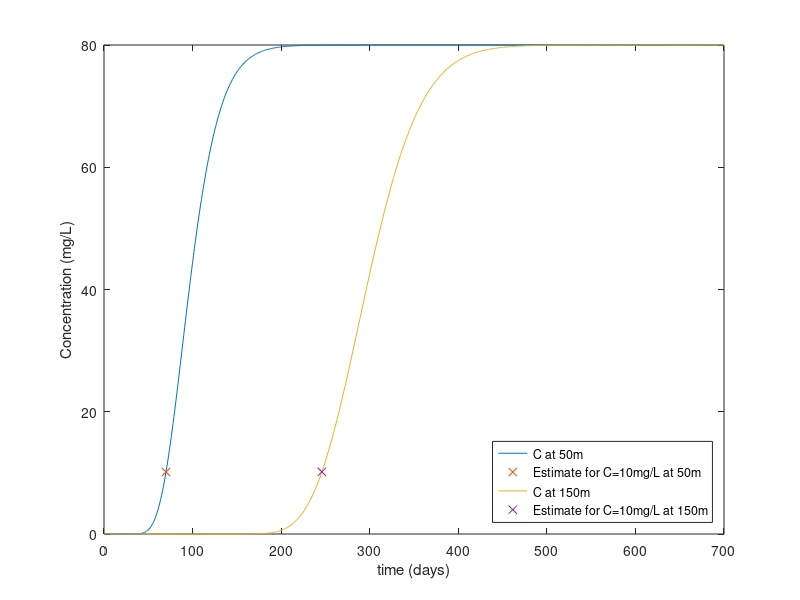

MATLAB code for this plot:
clear all
close all
clc

v = 0.5;
C_0 = 80;
t = 0:700;
D = 1;  %calculated dispersion coefficient
x = [50 150];


for i = 1:length(x)
    %plotting C values at 50m and 150m
    for j = 1:length(t)
    C(i,j) = (C_0/2).*(erfc((x(i)-v.*t(j))./(2*sqrt(D.*t(j))))+exp((v.*x(i)/D))*...
    erfc((x(i)+v.*t(j))./(2*sqrt(D.*t(j)))));
    end
    plot(t,C(i,:))
    xlabel('time (days)')
    ylabel('Concentration (mg/L)')
    hold on
    
    %estimating time for C to reach 10mg/L at 50m and 150m
    diff = abs(C-10);
    for h = 1:length(t)
        if diff(i,h) == min(diff(i,:))
            %plotting C values closest to 10mg/L
            plot(t(h),C(i,h),'x')
            fprintf('Time for concentration to reach 10mg/L at %dm: %d days\n'...
                ,x(i), t(h))
        end
    end
end

legend('C at 50m','Estimate for C=10mg/L at 50m','C at 150m',...
    'Estimate for C=10mg/L at 150m','Location','southeast')